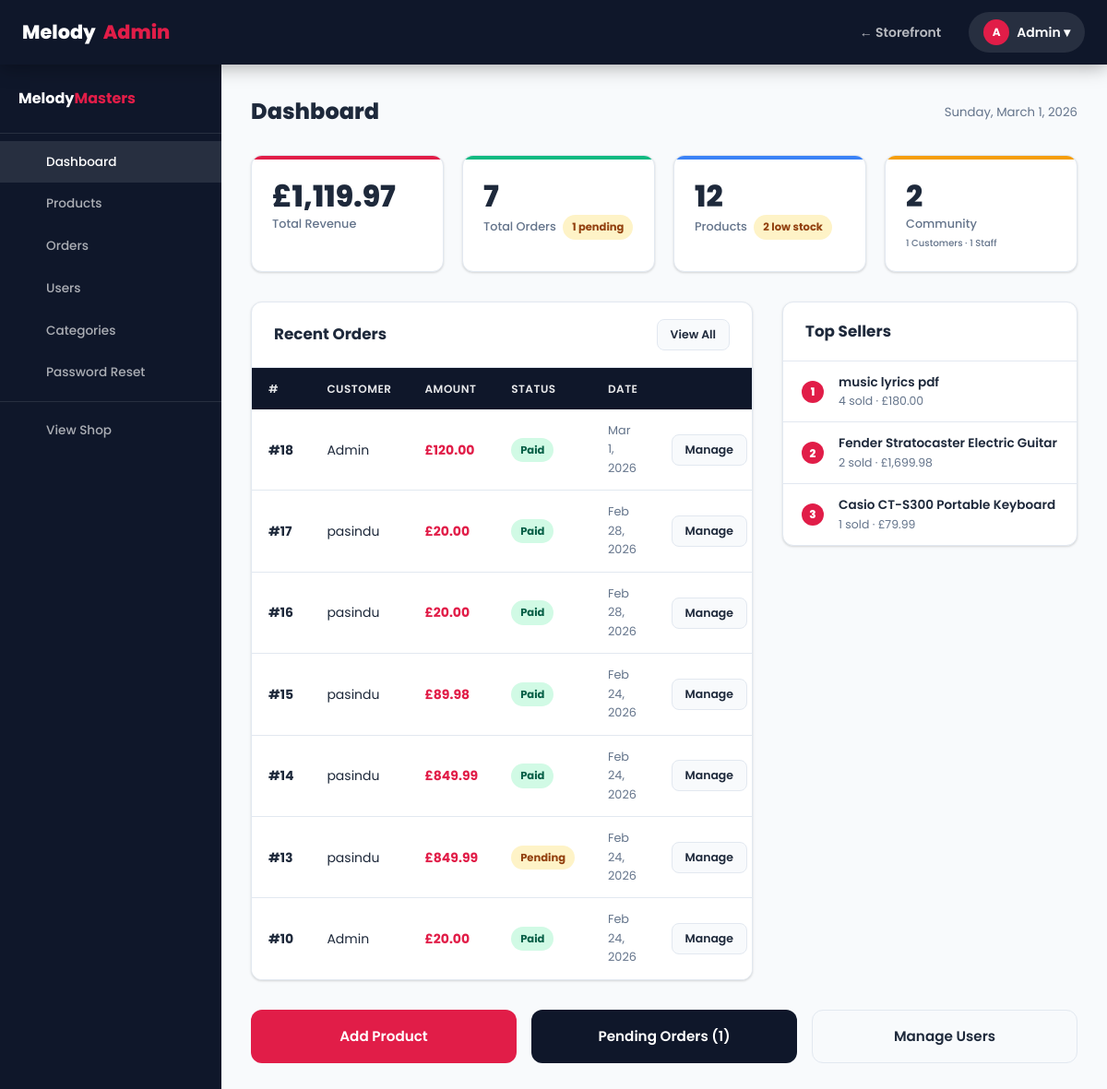
Page /admin/dashboard.php (signed in) on the committed database.
### tables this page shows
CREATE TABLE `orders` (
  `id` int(11) NOT NULL,
  `user_id` int(11) NOT NULL,
  `total_amount` decimal(10,2) NOT NULL,
  `shipping_cost` decimal(10,2) NOT NULL DEFAULT 0.00,
  `status` enum('pending','paid','processing','shipped','delivered','cancelled') NOT NULL DEFAULT 'pending',
  `shipping_name` varchar(150) DEFAULT NULL,
  `shipping_address` text DEFAULT NULL,
  `shipping_city` varchar(100) DEFAULT NULL,
  `shipping_zip` varchar(20) DEFAULT NULL,
  `payment_method` enum('card','bank_transfer','cash_on_delivery') NOT NULL DEFAULT 'card',
  `tracking_note` varchar(255) DEFAULT NULL,
  `created_at` timestamp NOT NULL DEFAULT current_timestamp()
);

CREATE TABLE `users` (
  `id` int(11) NOT NULL,
  `name` varchar(100) NOT NULL,
  `email` varchar(100) NOT NULL,
  `password` varchar(255) NOT NULL,
  `role` enum('admin','staff','customer') DEFAULT 'customer',
  `created_at` timestamp NOT NULL DEFAULT current_timestamp()
);

### admin/dashboard.php (the view, shortened to what this page needs)
<?php
require_once '../includes/functions.php';
$totalProducts = $conn->query("SELECT COUNT(*) FROM products")->fetch_row()[0];
$totalOrders   = $conn->query("SELECT COUNT(*) FROM orders")->fetch_row()[0];
$totalCustomers = $conn->query("SELECT COUNT(*) FROM users WHERE role='customer'")->fetch_row()[0];
$totalStaff     = $conn->query("SELECT COUNT(*) FROM users WHERE role='staff'")->fetch_row()[0];
$totalRevenue  = $conn->query("SELECT SUM(total_amount) FROM orders WHERE status NOT IN ('cancelled','pending')")->fetch_row()[0] ?? 0;
$pendingOrders = $conn->query("SELECT COUNT(*) FROM orders WHERE status='pending'")->fetch_row()[0];
$lowStock      = $conn->query("SELECT COUNT(*) FROM products WHERE stock > 0 AND stock <= 5")->fetch_row()[0];
$recentOrders = $conn->query(
    "SELECT o.id, u.name AS customer, o.total_amount, o.status, o.created_at
     FROM orders o JOIN users u ON u.id=o.user_id
     ORDER BY o.created_at DESC LIMIT 8"
);
$topProducts = $conn->query(
    "SELECT p.name, SUM(oi.quantity) AS sold, SUM(oi.quantity * oi.price) AS revenue
     FROM order_items oi JOIN products p ON p.id=oi.product_id
     GROUP BY oi.product_id ORDER BY sold DESC LIMIT 5"
);
require_once 'includes/admin_header.php';
?>
<div class="admin-header-bar">
  <h1 class="admin-title"> Dashboard</h1>
  <span style="font-size:.83rem;color:var(--muted);">
    <?php echo date('l, F j, Y'); ?>
  </span>
</div>
<div class="stats-grid">
  <?php if ($_SESSION['user_role'] === 'admin'): ?>
  <div class="stat-card">
    <div class="stat-val"><?php echo formatPrice((float)$totalRevenue); ?></div>
    <div class="stat-lbl">Total Revenue</div>
  </div>
  <?php endif; ?>
  <div class="stat-card green">
    <div class="stat-val"><?php echo $totalOrders; ?></div>
    <div class="stat-lbl">Total Orders
      <?php if ($pendingOrders > 0): ?>
        <span class="badge badge-pending" style="margin-left:4px;"><?php echo $pendingOrders; ?> pending</span>
      <?php endif; ?>
    </div>
  </div>
  <div class="stat-card blue">
    <div class="stat-val"><?php echo $totalProducts; ?></div>
    <div class="stat-lbl">Products
      <?php if ($lowStock > 0): ?>
        <span class="badge badge-pending" style="margin-left:4px;"><?php echo $lowStock; ?> low stock</span>
      <?php endif; ?>
    </div>
  </div>
  <?php if ($_SESSION['user_role'] === 'admin'): ?>
  <div class="stat-card yellow">
    <div class="stat-val"><?php echo $totalCustomers + $totalStaff; ?></div>
    <div class="stat-lbl">Community
      <small style="display:block;font-size:10px;margin-top:2px;">
         <?php echo $totalCustomers; ?> Customers · <?php echo $totalStaff; ?> Staff
      </small>
    </div>
  </div>
  <?php endif; ?>
</div>
<div class="admin-dashboard-grid">
  <div class="card">
    <div class="card-header">
      <span class="card-title">Recent Orders</span>
      <a href="<?php echo BASE_URL; ?>/admin/manage_orders.php" class="btn btn-ghost btn-sm">View All</a>
    </div>
    <div class="table-wrap" style="box-shadow:none;border-radius:0;">
      <table>
        <thead>
          <tr><th>#</th><th>Customer</th><th>Amount</th><th>Status</th><th>Date</th><th></th></tr>
        </thead>
        <tbody>
          <?php while ($o = $recentOrders->fetch_assoc()): ?>
            <tr>
              <td><strong>#<?php echo $o['id']; ?></strong></td>
              <td><?php echo sanitize($o['customer']); ?></td>
              <td style="font-weight:700;color:var(--accent);"><?php echo formatPrice($o['total_amount']); ?></td>
              <td><?php echo statusBadge($o['status']); ?></td>
              <td style="color:var(--muted);font-size:.8rem;"><?php echo formatDate($o['created_at']); ?></td>
              <td>
                <a href="<?php echo BASE_URL; ?>/admin/manage_orders.php?id=<?php echo $o['id']; ?>"
                   class="btn btn-ghost btn-sm">Manage</a>
              </td>
            </tr>
          <?php endwhile; ?>
        </tbody>
      </table>
    </div>
  </div>
  <div class="card">
    <div class="card-header"><span class="card-title"> Top Sellers</span></div>
    <div class="card-body" style="padding:0;">
      <?php $rank=1; while ($tp = $topProducts->fetch_assoc()): ?>
        <div class="top-seller-item">
          <span class="rank-badge"><?php echo $rank++; ?></span>
          <div class="item-info">
            <div class="item-name"><?php echo sanitize($tp['name']); ?></div>
            <div class="item-meta"><?php echo $tp['sold']; ?> sold · <?php echo formatPrice($tp['revenue']); ?></div>
          </div>
        </div>
      <?php endwhile; ?>
    </div>
  </div>
</div>
<div class="quick-links-grid">
  <a href="<?php echo BASE_URL; ?>/admin/manage_products.php?action=add" class="btn btn-primary">
     Add Product
  </a>
  <a href="<?php echo BASE_URL; ?>/admin/manage_orders.php?status=pending" class="btn btn-secondary">
     Pending Orders (<?php echo $pendingOrders; ?>)
  </a>
  <?php if ($_SESSION['user_role'] === 'admin'): ?>
  <a href="<?php echo BASE_URL; ?>/admin/manage_users.php" class="btn btn-ghost">
     Manage Users
  </a>
  <?php endif; ?>
</div>
<?php require_once 'includes/admin_footer.php'; ?>

### includes/functions.php (shortened to what this page needs)
<?php
function sanitize(string $data): string {
    return htmlspecialchars(strip_tags(trim($data)), ENT_QUOTES, 'UTF-8');
}
function formatPrice(float $price): string {
    return '£' . number_format($price, 2);
}
function formatDate(string $date): string {
    return date('M j, Y', strtotime($date));
}
function statusBadge(string $status): string {
    $map = [
        'pending'    => 'badge-pending',
        'paid'       => 'badge-paid',
        'processing' => 'badge-processing',
        'shipped'    => 'badge-shipped',
        'delivered'  => 'badge-delivered',
        'cancelled'  => 'badge-cancelled',
    ];
    $class = $map[$status] ?? 'badge-pending';
    return "<span class=\"badge $class\">" . ucfirst(htmlspecialchars($status)) . "</span>";
}

### assets/css/style.css (style rules this page uses)
:root { --primary: #0f172a; --primary-light: #1e293b; --accent: #e11d48; --accent-dark: #be123c; --accent-light: #fef2f2; --bg: #f8fafc; --white: #ffffff; --text: #1e293b; --muted: #64748b; --border: #e2e8f0; --success: #10b981; --success-bg: #ecfdf5; --warning: #f59e0b; --warning-bg: #fffbeb; --danger: #ef4444; --danger-bg: #fef2f2; --info: #3b82f6; --info-bg: #eff6ff; --shadow: 0 1px 3px rgba(0,0,0,.10), 0 1px 2px rgba(0,0,0,.06); --shadow-md: 0 4px 12px rgba(0,0,0,.10); --shadow-lg: 0 10px 30px rgba(0,0,0,.12); --shadow-xl: 0 20px 50px rgba(0,0,0,.15); --radius: 12px; --radius-sm: 8px; --radius-lg: 20px; --radius-full: 9999px; --transition: all .22s ease; --nav-h: 70px; }
*, *::before, *::after { margin:0; padding:0; box-sizing:border-box; }
html { scroll-behavior:smooth; }
body { font-family:'Poppins',sans-serif; background:var(--bg); color:var(--text); line-height:1.6; min-height:100vh; display:flex; flex-direction:column; }
a { text-decoration:none; color:inherit; }
.btn { display:inline-flex; align-items:center; justify-content:center; gap:8px; padding:10px 22px; border-radius:var(--radius-sm); font-size:.875rem; font-weight:600; cursor:pointer; transition:var(--transition); border:none; white-space:nowrap; text-decoration:none; }
.btn-primary { background:var(--accent); color:#fff; }
.btn-secondary { background:var(--primary); color:#fff; }
.btn-ghost { background:var(--bg); color:var(--text); border:1px solid var(--border); }
.btn-sm { padding:6px 14px; font-size:.78rem; }
.card { background:#fff; border-radius:var(--radius); box-shadow:var(--shadow); border:1px solid var(--border); overflow:hidden; }
.card-header { padding:18px 24px; border-bottom:1px solid var(--border); display:flex; align-items:center; justify-content:space-between; }
.card-title { font-size:1.05rem; font-weight:700; }
.card-body { padding:24px; }
.table-wrap { overflow-x:auto; border-radius:var(--radius); box-shadow:var(--shadow); }
table { width:100%; border-collapse:collapse; background:#fff; }
thead th { background:var(--primary); color:rgba(255,255,255,.9); font-size:.75rem; font-weight:600; text-transform:uppercase; letter-spacing:.5px; padding:13px 18px; text-align:left; white-space:nowrap; }
tbody tr { border-bottom:1px solid var(--border); transition:var(--transition); }
tbody tr:last-child { border-bottom:none; }
tbody td { padding:13px 18px; font-size:.875rem; vertical-align:middle; }
.badge { display:inline-flex; align-items:center; padding:4px 10px; border-radius:var(--radius-full); font-size:.72rem; font-weight:700; }
.badge-pending { background:#fef3c7; color:#92400e; }
.badge-paid { background:#d1fae5; color:#065f46; }
.admin-dashboard-grid { display:grid; grid-template-columns:1fr 320px; gap:32px; align-items:start; }
.top-seller-item { display:flex; align-items:center; gap:16px; padding:12px 20px; border-bottom:1px solid var(--border); }
.top-seller-item:last-child { border-bottom:none; }
.rank-badge { width:24px; height:24px; border-radius:50%; background:var(--accent); color:#fff; display:flex; align-items:center; justify-content:center; font-size:.75rem; font-weight:800; flex-shrink:0; }
.item-info { flex:1; min-width:0; }
.item-name { font-size:.85rem; font-weight:600; white-space:nowrap; overflow:hidden; text-overflow:ellipsis; }
.item-meta { font-size:.78rem; color:var(--muted); }
.quick-links-grid { display:grid; grid-template-columns:repeat(auto-fit,minmax(200px,1fr)); gap:16px; margin-top:32px; }
.quick-links-grid .btn { padding:16px; border-radius:var(--radius); font-size:.95rem; }
.stats-grid { display:grid; grid-template-columns:repeat(auto-fill,minmax(200px,1fr)); gap:20px; margin-bottom:32px; }
.stat-card { background:#fff; border-radius:var(--radius); padding:22px; box-shadow:var(--shadow); border:1px solid var(--border); position:relative; overflow:hidden; }
.stat-card::after { content:''; position:absolute; top:0; left:0; right:0; height:4px; background:var(--accent); }
.stat-card.green::after { background:var(--success); }
.stat-card.blue::after { background:var(--info); }
.stat-card.yellow::after { background:var(--warning); }
.stat-val { font-size:2rem; font-weight:800; line-height:1; margin-bottom:4px; }
.stat-lbl { font-size:.8rem; color:var(--muted); font-weight:500; }
.admin-header-bar { display:flex; align-items:center; justify-content:space-between; margin-bottom:28px; flex-wrap:wrap; gap:12px; }
.admin-title { font-size:1.5rem; font-weight:800; }

### rows in the picture
orders: id "18", user.name "Admin", total_amount "£120.00", status "Paid", created_at "Mar 1, 2026"
orders: id "17", user.name "pasindu", total_amount "£20.00", status "Paid", created_at "Feb 28, 2026"
orders: id "16", user.name "pasindu", total_amount "£20.00", status "Paid", created_at "Feb 28, 2026"
orders: id "15", user.name "pasindu", total_amount "£89.98", status "Paid", created_at "Feb 24, 2026"
orders: id "14", user.name "pasindu", total_amount "£849.99", status "Paid", created_at "Feb 24, 2026"
orders: id "13", user.name "pasindu", total_amount "£849.99", status "Pending", created_at "Feb 24, 2026"
orders: id "10", user.name "Admin", total_amount "£20.00", status "Paid", created_at "Feb 24, 2026"

### other values in the picture
substr($_SESSION['user_name'],0,1) "A"
explode(' ',$_SESSION['user_name'])[0] "Admin"
formatPrice((float)$totalRevenue) "£1,119.97"
$totalOrders "7"
$pendingOrders "1"
$totalProducts "12"
$lowStock "2"
$totalCustomers + $totalStaff "2"
$totalCustomers "1"
$totalStaff "1"
$tp['name'] "music lyrics pdf"
$tp['sold'] "4"
formatPrice($tp['revenue']) "£180.00"
$tp['name'] "Fender Stratocaster Electric Guitar"
$tp['sold'] "2"
